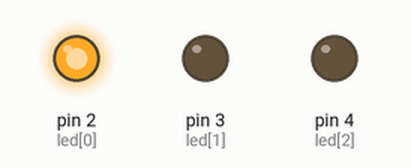
Simulated run of this sketch. Board: Arduino Uno, built with avr-gcc and run on an emulated ATmega328P. Shown: output pins drawn as LEDs (lit = HIGH).

Above: at 0.1 s.
At 1.1 s:
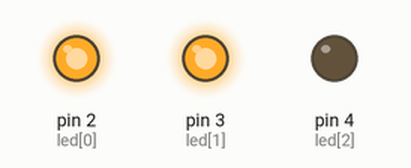
At 2.1 s:
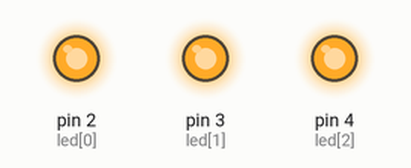
Timing chart, 0 to 3.6 s (numbered marks = the images above):
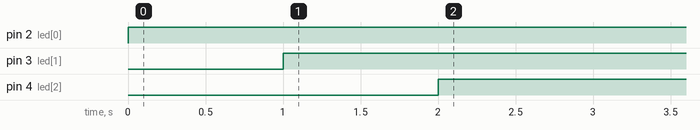

The sketch:

4_led_array.ino
```cpp
void setup()
{
  pinMode(2, OUTPUT);   // sets the pin as output
  pinMode(3, OUTPUT);
    pinMode(4, OUTPUT);

}

void loop()
{
int led[3 ] = {2,3,4};

for (int i = 0;i<4;i++)
{

digitalWrite(led[i], HIGH);
  delay(1000);
  }

}
```

Measured:
- by itself, pin 2 (led[0]): LOW → HIGH at 0.00 s
- by itself, pin 3 (led[1]): LOW → HIGH at 1.0 s
- by itself, pin 4 (led[2]): LOW → HIGH at 2.0 s
